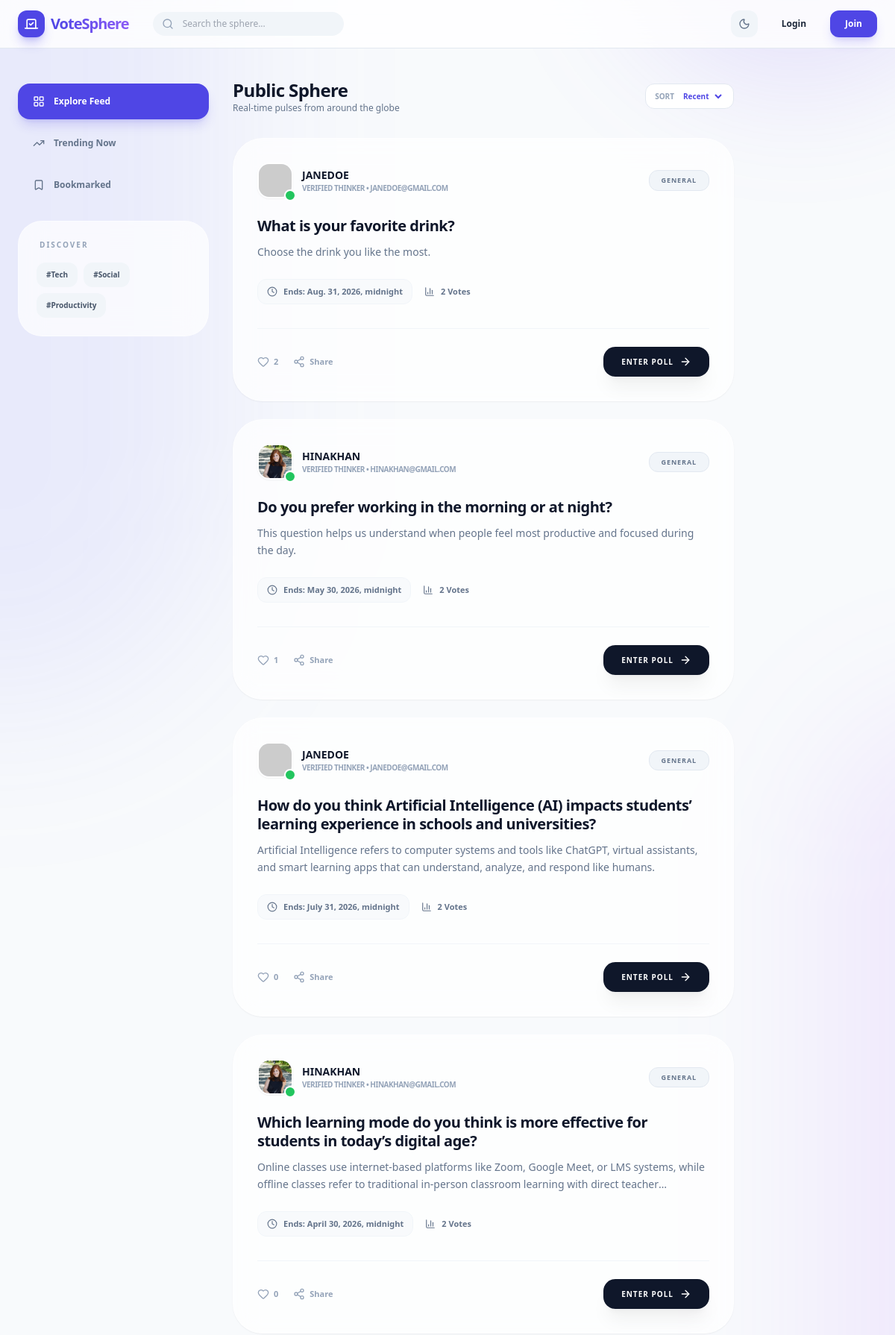
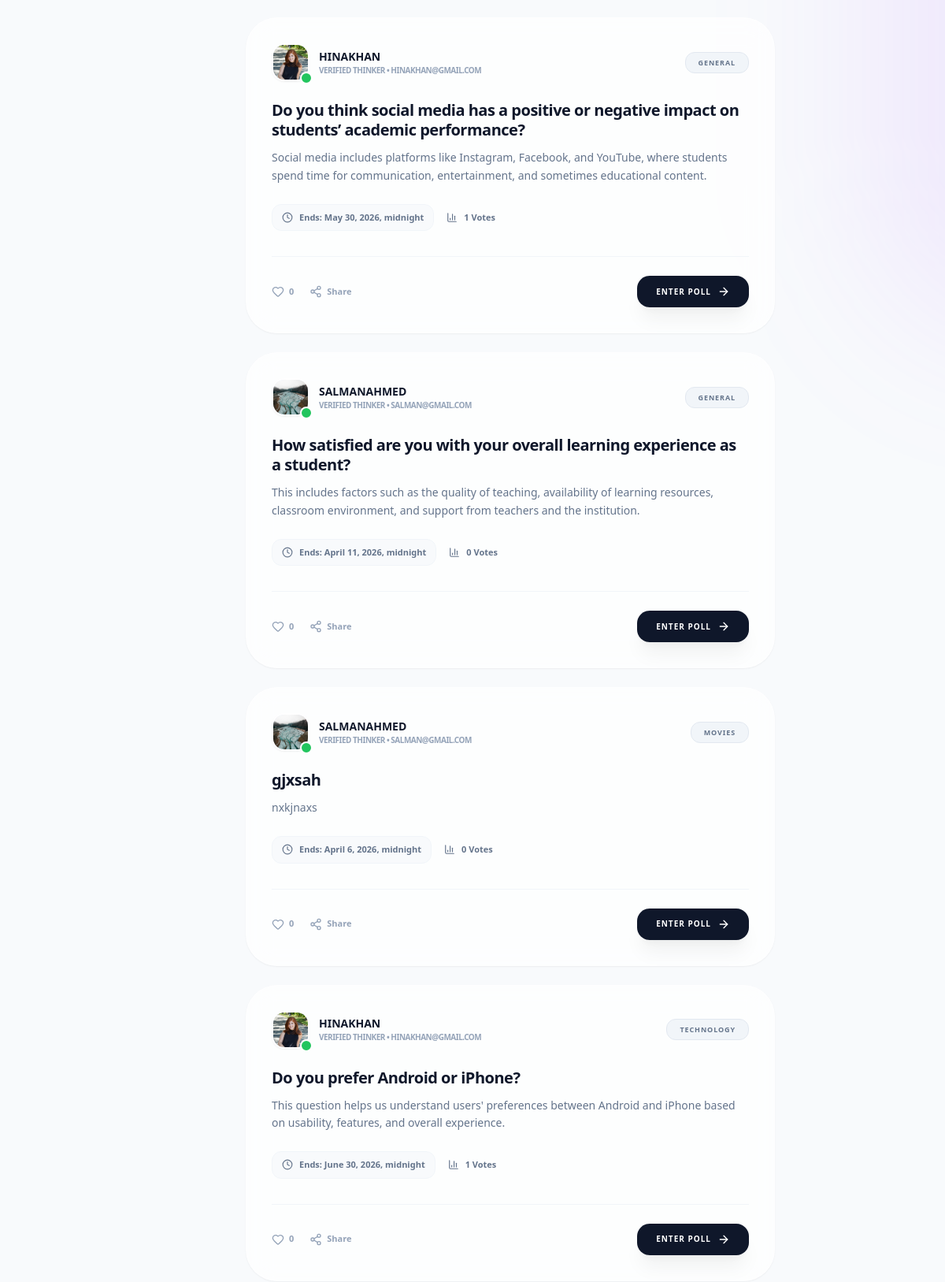
/ques/feeds (upper part), run on the app's committed database (2 pictures, top to bottom).
### questonaries/models.py (models this page shows)
class Question(models.Model):
    ques = models.TextField(null=False)
    q_desc = models.TextField(null=True)
    expiry = models.DateTimeField()
    hashtags = models.TextField(null=True)
    img = models.ImageField(
        upload_to='images/Ques_Covers/%Y/%m/%d/',
        validators=[FileExtensionValidator(
            allowed_extensions=['jpg','jpeg','png','webp', 'gif'],
            message="Only this image formates are allowed: jpg, jpeg, gif, png, webp.")],
          blank=True, null=True
        )
    u_id = models.ForeignKey(User,on_delete=models.CASCADE)
    cat_id = models.ForeignKey(Category,on_delete=models.PROTECT)
    created_at= models.DateTimeField(auto_now_add=True)

class Category(models.Model):
    category = models.CharField(max_length=200)

### users/models.py (models this page shows, shortened)
class UserProfile(models.Model):
    user_id = models.OneToOneField(User,on_delete=models.CASCADE,primary_key=True,related_name='profile')
    profile_picture = models.ImageField(
        upload_to='images/profile_pictures/%Y/%m/%d/',
        validators=[FileExtensionValidator(
            allowed_extensions=['jpg','jpeg','png','webp', 'gif'],
            message="Only this image formates are allowed: jpg, jpeg, gif, png, webp.")],
          blank=True, null=True
        )
    bio = models.TextField(blank=True, max_length=300)
    location = models.CharField(max_length=150, blank=True)
    birth_date = models.DateField(blank=True,null=True)
    created_at = models.DateTimeField(auto_now_add=True)
    uploaded_at = models.DateTimeField(auto_now_add=True)

### questonaries/views.py (the view)
def feed_view(req):
    hashtag = req.GET.get('hashtag')
    feeds = None
    if req.user.is_authenticated:
        feeds = Question.objects.exclude(u_id = req.user,expiry__gt=timezone.now())
    else:
        feeds=Question.objects.all()
    if hashtag:
        feeds =feeds.filter(hashtags__icontains=hashtag)
    feed_array=[]
    for f in feeds:
        total = Vote_Click.objects.filter(opt_id__q_id=f).count()
        likes = PostLikes.objects.filter(q_id=f.id).count()
        user_liked = PostLikes.objects.filter(q_id=f.id,user_id=req.user.id).exists()
        feed_array.append({
            'ques_vote_count':total,
            'ques_data':f,
            'likes': likes,
            'user_liked':user_liked
        })
    context= {'feeds':feed_array}
    return render(req,"questionaries/Feed.html", context)

### questonaries/Templates/questionaries/Feed.html (shortened to what this page needs)
{% extends 'home/layout.html' %}
{% block content %}
<body class="bg-slate-50 dark:bg-slate-950 text-slate-800 dark:text-slate-200 transition-colors duration-500 min-h-screen font-sans flex flex-col">
    <div class="fixed inset-0 -z-10 overflow-hidden">
        <div class="blob" style="top: -10%; right: -10%;"></div>
    </div>
    <header class="sticky top-0 z-40 bg-white/80 dark:bg-slate-950/80 backdrop-blur-xl border-b border-slate-200 dark:border-slate-800">
        <div class="max-w-7xl mx-auto px-4 sm:px-6 h-16 flex items-center justify-between">
            <div class="flex items-center gap-4 sm:gap-8">
                <a href="{% url 'home' %}" class="flex items-center gap-2 group">
                    <div class="bg-brand-600 p-2 rounded-xl text-white shadow-lg shadow-brand-600/30 transform group-hover:rotate-12 transition-transform">
                        <i data-lucide="vote" class="w-5 h-5"></i>
                    </div>
                    <span class="text-xl font-black tracking-tighter bg-gradient-to-r from-brand-600 to-violet-500 bg-clip-text text-transparent">
                    </span>
                </a>
                <div class="hidden md:flex relative group">
                    <i data-lucide="search" class="absolute left-3 top-1/2 -translate-y-1/2 w-4 h-4 text-slate-400"></i>
                    <input type="text" placeholder="Search the sphere..." class="bg-slate-100 dark:bg-slate-900 border-none rounded-2xl py-2 pl-10 pr-4 text-xs w-64 focus:ring-2 focus:ring-brand-600/20 transition-all outline-none">
                </div>
            </div>
            <div class="flex items-center gap-2 sm:gap-4">
                <button onclick="toggleTheme()" class="p-2.5 rounded-xl bg-slate-100 dark:bg-slate-900 text-slate-500 dark:text-slate-400 hover:text-brand-600 transition-all active:scale-90">
                    <i data-lucide="moon" class="w-4 h-4 block dark:hidden"></i>
                </button>
                {% if user.is_authenticated %}
                    <a href="{% url 'create-ques' %}" class="bg-brand-600 hover:bg-brand-700 text-white px-4 py-2.5 rounded-xl text-xs font-black flex items-center gap-2 transition-all shadow-lg shadow-brand-600/20 active:scale-95">
                        <i data-lucide="plus" class="w-4 h-4"></i>
                        <span class="hidden sm:inline">Create Poll</span>
                    </a>
                    <a href="{% url 'Logout' %}" class="bg-brand-600 text-white px-4 py-2 rounded-lg text-xs font-bold hover:bg-brand-700 shadow-md shadow-brand-600/30 transition active:scale-95">Logout</a>
                    <a href="{% url 'profile' %}">
                        <div class="w-8 h-8 rounded-full bg-gradient-to-tr from-brand-600 to-purple-500 p-0.5">
                            <img src="{% if user.profile.profile_picture %}{{user.profile.profile_picture.url}}{% else %}https://api.dicebear.com/7.x/avataaars/svg?seed={{request.user.username}}{% endif %}" class="w-full h-full rounded-full bg-white dark:bg-slate-900" alt="Avatar">
                        </div>
                    </a>
                {% else %}
                    <a href="{% url 'login' %}" class="hidden sm:block text-xs font-bold px-4 py-2 rounded-xl hover:bg-slate-100 dark:hover:bg-slate-900 transition-colors">Login</a>
                    <a href="{% url 'regis' %}" class="bg-brand-600 text-white px-5 py-2.5 rounded-xl text-xs font-black hover:bg-brand-700 shadow-lg shadow-brand-600/20 transition active:scale-95">Join</a>
                {% endif %}
            </div>
        </div>
    </header>
    <div class="max-w-7xl mx-auto w-full px-4 sm:px-6 py-6 lg:py-10 flex gap-8 flex-grow">
        <aside class="hidden lg:flex flex-col gap-6 w-64 sticky top-28 h-fit">
            <div class="space-y-2">
                <a href="{% url 'feeds' %}" class="flex items-center gap-3 px-5 py-4 bg-brand-600 text-white rounded-2xl text-xs font-black shadow-lg shadow-brand-600/20">
                    <i data-lucide="layout-grid" class="w-4 h-4"></i> Explore Feed
                </a>
                <a href="#" class="flex items-center gap-3 px-5 py-4 text-slate-500 hover:bg-white dark:hover:bg-slate-900 rounded-2xl text-xs font-bold transition-all hover:translate-x-1">
                    <i data-lucide="trending-up" class="w-4 h-4"></i> Trending Now
                </a>
                <a href="#" class="flex items-center gap-3 px-5 py-4 text-slate-500 hover:bg-white dark:hover:bg-slate-900 rounded-2xl text-xs font-bold transition-all hover:translate-x-1">
                    <i data-lucide="bookmark" class="w-4 h-4"></i> Bookmarked
                </a>
            </div>
            <div class="p-6 glass-card rounded-[2rem]">
                <h3 class="text-[10px] font-black uppercase tracking-[0.2em] text-slate-400 mb-4 px-1">Discover</h3>
                <div class="flex flex-wrap gap-2">
                    <a href="{% url 'feeds' %}?hashtag=tech" class="px-3 py-2 bg-slate-100 dark:bg-slate-800 rounded-xl text-[10px] font-bold text-slate-600 dark:text-slate-300 border border-transparent hover:border-brand-600 cursor-pointer transition-all">#Tech</a>
                    <a href="{% url 'feeds' %}?hashtag=social" class="px-3 py-2 bg-slate-100 dark:bg-slate-800 rounded-xl text-[10px] font-bold text-slate-600 dark:text-slate-300 border border-transparent hover:border-brand-600 cursor-pointer transition-all">#Social</a>
                    <a href="{% url 'feeds' %}?hashtag=Productivity" class="px-3 py-2 bg-slate-100 dark:bg-slate-800 rounded-xl text-[10px] font-bold text-slate-600 dark:text-slate-300 border border-transparent hover:border-brand-600 cursor-pointer transition-all">#Productivity</a>
                </div>
            </div>
        </aside>
        <main class="flex-grow max-w-2xl space-y-6">
            <div class="flex items-center justify-between pb-2">
                <div>
                    <h1 class="text-2xl font-black tracking-tight text-slate-900 dark:text-white">Public Sphere</h1>
                    <p class="text-xs text-slate-500 font-medium">Real-time pulses from around the globe</p>
                </div>
                <div class="flex items-center gap-2 bg-white dark:bg-slate-900 px-3 py-2 rounded-xl border border-slate-200 dark:border-slate-800">
                    <span class="text-[10px] font-black text-slate-400 uppercase">Sort</span>
                    <select class="bg-transparent text-[10px] font-black text-brand-600 outline-none cursor-pointer">
                        <option>Recent</option>
                    </select>
                </div>
            </div>
            {% for f in feeds %}
            <a href="{% url 'voting_pole' f.ques_data.id %}">
            <div class="glass-card rounded-[2.5rem] p-6 lg:p-8 shadow-sm transition-all hover:shadow-xl hover:shadow-brand-600/5 group relative overflow-hidden">
                <div class="flex items-center justify-between mb-6">
                    <div class="flex items-center gap-3">
                        <div class="relative">
                            <img src="{% if f.ques_data.u_id.profile.profile_picture %}{{f.ques_data.u_id.profile.profile_picture.url}}{% else %}https://api.dicebear.com/7.x/avataaars/svg?seed={{f.ques_data.u_id.username}}{% endif %}" class="w-12 h-12 rounded-2xl bg-brand-100 dark:bg-brand-900/30 border-2 border-white dark:border-slate-800 shadow-sm" alt="User">
                            <div class="absolute -bottom-1 -right-1 w-4 h-4 bg-green-500 border-2 border-white dark:border-slate-900 rounded-full"></div>
                        </div>
                        <div>
                            <p class="text-sm font-black text-slate-900 dark:text-white">{{f.ques_data.u_id.username|upper}}</p>
                            <p class="text-[10px] text-slate-400 font-bold uppercase tracking-tighter">Verified Thinker • {{f.ques_data.u_id.email|truncatechars:20}}</p>
                        </div>
                    </div>
                    <div class="bg-slate-100 dark:bg-slate-800 text-slate-500 px-4 py-1.5 rounded-xl text-[9px] font-black uppercase tracking-widest border border-slate-200 dark:border-slate-700">
                        {{f.ques_data.cat_id.category|default:"General"}}
                    </div>
                </div>
                <h2 class="text-xl font-black tracking-tight mb-3 leading-tight text-slate-900 dark:text-white group-hover:text-brand-600 transition-colors">
                    {{f.ques_data.ques}}
                </h2>
                <p class="text-slate-500 dark:text-slate-400 text-sm leading-relaxed mb-6 line-clamp-2">
                   {{f.ques_data.q_desc}}
                </p>
                <div class="flex flex-wrap items-center gap-4 mb-8">
                    <div class="flex items-center gap-2 text-slate-500 bg-slate-50 dark:bg-slate-800/50 px-3 py-2 rounded-xl border border-slate-100 dark:border-slate-800">
                        <i data-lucide="clock" class="w-3.5 h-3.5 text-brand-500"></i>
                        <span class="text-[11px] font-black">Ends: {{f.ques_data.expiry}}</span>
                    </div>
                    <div class="flex items-center gap-2 text-slate-500">
                        <i data-lucide="bar-chart-3" class="w-3.5 h-3.5"></i>
                        <span class="text-[11px] font-black">{{f.ques_vote_count}} Votes</span>
                    </div>
                </div>
                <div class="flex items-center justify-between pt-6 border-t border-slate-100 dark:border-slate-800">
                    <div class="flex items-center gap-5">
                        <form method="POST" action="{% url 'post_likes' f.ques_data.id %}">
                        <button type="submit" class="flex items-center gap-1.5 {% if f.user_liked %} text-red-500 {% else %} text-slate-400 {% endif %} hover:text-red-500 transition-colors">
                            <i data-lucide="heart" class="w-4 h-4"></i>
                            <span class="text-[11px] font-black">{{f.likes}}</span>
                        </button>
                        </form>
                        <button class="flex items-center gap-1.5 text-slate-400 hover:text-brand-600 transition-colors">
                            <i data-lucide="share-2" class="w-4 h-4"></i>
                            <span class="text-[11px] font-black">Share</span>
                        </button>
                    </div>
                    <a href="{% url 'voting_pole' f.ques_data.id %}" class="group/btn flex items-center gap-2 bg-slate-900 dark:bg-white text-white dark:text-slate-900 px-6 py-3 rounded-2xl text-[10px] font-black uppercase tracking-widest hover:bg-brand-600 dark:hover:bg-brand-600 hover:text-white transition-all shadow-xl shadow-black/5 active:scale-95">
                        Enter Poll
                        <i data-lucide="arrow-right" class="w-4 h-4 transform group-hover/btn:translate-x-1 transition-transform"></i>
                    </a>
                </div>
            </div>
            </a>
            {% endfor %}
        </main>
    </div>
</body>
{% endblock %}

### questonaries/Templates/questionaries/Feed.html (style rules this page uses)
.glass-card { background: rgba(255, 255, 255, 0.7); backdrop-filter: blur(16px); -webkit-backdrop-filter: blur(16px); border: 1px solid rgba(255, 255, 255, 0.4); }
.blob { position: absolute; width: 500px; height: 500px; background: linear-gradient(180deg, rgba(99, 102, 241, 0.15) 0%, rgba(139, 92, 246, 0.15) 100%); filter: blur(80px); border-radius: 50%; z-index: -1; animation: move 25s infinite alternate; }

### data on the page
Question: ques_data.u_id.username "JANEDOE", ques_data.u_id.email "JANEDOE@GMAIL.COM", ques_data.cat_id.category "GENERAL", ques_data.ques "What is your favorite drink?", ques_data.q_desc "Choose the drink you like the most.", ques_data.expiry "Aug. 31, 2026, midnight", ques_vote_count "2", likes "2"
Question: u_id.profile_picture (picture), ques_data.u_id.username "HINAKHAN", ques_data.u_id.email "HINAKHAN@GMAIL.COM", ques_data.cat_id.category "GENERAL", ques_data.ques "Do you prefer working in the morning or at night?", ques_data.q_desc "This question helps us understand when people feel most productive and focused during the day.", ques_data.expiry "May 30, 2026, midnight", ques_vote_count "2", likes "1"
Question: ques_data.u_id.username "JANEDOE", ques_data.u_id.email "JANEDOE@GMAIL.COM", ques_data.cat_id.category "GENERAL", ques_data.ques "How do you think Artificial Intelligence (AI) impacts students’ learning experience in schools and universities?", ques_data.q_desc "Artificial Intelligence refers to computer systems and tools like ChatGPT, virtual assistants, and smart learning apps that can understand, analyze, and respond like humans.", ques_data.expiry "July 31, 2026, midnight", ques_vote_count "2", likes "0"
Question: u_id.profile_picture (picture), ques_data.u_id.username "HINAKHAN", ques_data.u_id.email "HINAKHAN@GMAIL.COM", ques_data.cat_id.category "GENERAL", ques_data.ques "Which learning mode do you think is more effective for students in today’s digital age?", ques_data.q_desc "Online classes use internet-based platforms like Zoom, Google Meet, or LMS systems, while offline classes refer to traditional in-person classroom learning with direct…", ques_data.expiry "April 30, 2026, midnight", ques_vote_count "2", likes "0"
Question: u_id.profile_picture (picture), ques_data.u_id.username "HINAKHAN", ques_data.u_id.email "HINAKHAN@GMAIL.COM", ques_data.cat_id.category "GENERAL", ques_data.ques "Do you think social media has a positive or negative impact on students’ academic performance?", ques_data.q_desc "Social media includes platforms like Instagram, Facebook, and YouTube, where students spend time for communication, entertainment, and sometimes educational content.", ques_data.expiry "May 30, 2026, midnight", ques_vote_count "1", likes "0"
Question: u_id.profile_picture (picture), ques_data.u_id.username "SALMANAHMED", ques_data.u_id.email "SALMAN@GMAIL.COM", ques_data.cat_id.category "GENERAL", ques_data.ques "How satisfied are you with your overall learning experience as a student?", ques_data.q_desc "This includes factors such as the quality of teaching, availability of learning resources, classroom environment, and support from teachers and the institution.", ques_data.expiry "April 11, 2026, midnight", ques_vote_count "0", likes "0"
Question: u_id.profile_picture (picture), ques_data.u_id.username "SALMANAHMED", ques_data.u_id.email "SALMAN@GMAIL.COM", ques_data.cat_id.category "MOVIES", ques_data.ques "gjxsah", ques_data.q_desc "nxkjnaxs", ques_data.expiry "April 6, 2026, midnight", ques_vote_count "0", likes "0"
Question: u_id.profile_picture (picture), ques_data.u_id.username "HINAKHAN", ques_data.u_id.email "HINAKHAN@GMAIL.COM", ques_data.cat_id.category "TECHNOLOGY", ques_data.ques "Do you prefer Android or iPhone?", ques_data.q_desc "This question helps us understand users' preferences between Android and iPhone based on usability, features, and overall experience.", ques_data.expiry "June 30, 2026, midnight", ques_vote_count "1", likes "0"
